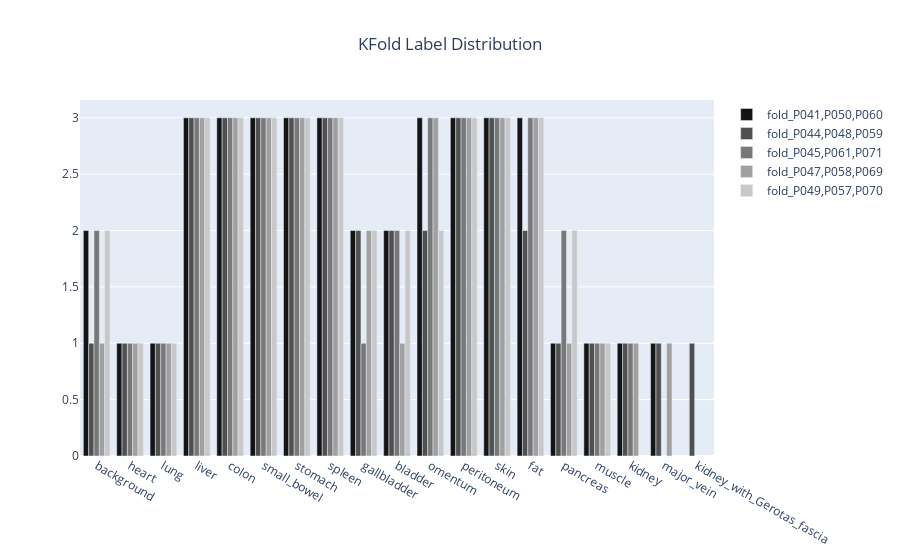

Source (notebook cell):
### Markdown cell above
In the end, we optimized three criteria to get a balanced label distribution:
- Each fold should have as many label classes as possible
- The number of pigs per label should be similar
- The number of images per label should be similar (has only a minor effect)

### Code cell
fig = go.Figure()
colors = ["rgb(20, 20, 20)", "rgb(80, 80, 80)", "rgb(120, 120, 120)", "rgb(160, 160, 160)", "rgb(200, 200, 200)"]

for color, split in zip(colors, df_folds_best.iloc[0]["splits"]):
    df_test = df.query("pig_index in @split")
    values = df_test.groupby("label_index")["subject_name"].nunique().values
    fold_name = "fold_" + ",".join(df_test["subject_name"].unique().tolist())
    fig.add_trace(go.Bar(x=settings_seg.labels, y=values, marker_color=color, name=fold_name))

fig.update_layout(title_x=0.5, title_text="KFold Label Distribution")
fig.show()

### Figure 1 — Plotly figure (JSON) as saved in the notebook; plotly's stock layout.template omitted (floating-point values rounded to 4 significant figures)
{"data": [{"marker": {"color": "rgb(20, 20, 20)"}, "name": "fold_P041,P050,P060", "type": "bar", "x": ["background", "heart", "lung", "liver", "colon", "small_bowel", "stomach", "spleen", "gallbladder", "bladder", "omentum", "peritoneum", "skin", "fat", "pancreas", "muscle", "kidney", "major_vein", "kidney_with_Gerotas_fascia"], "y": [2, 1, 1, 3, 3, 3, 3, 3, 2, 2, 3, 3, 3, 3, 1, 1, 1, 1]}, {"marker": {"color": "rgb(80, 80, 80)"}, "name": "fold_P044,P048,P059", "type": "bar", "x": ["background", "heart", "lung", "liver", "colon", "small_bowel", "stomach", "spleen", "gallbladder", "bladder", "omentum", "peritoneum", "skin", "fat", "pancreas", "muscle", "kidney", "major_vein", "kidney_with_Gerotas_fascia"], "y": [1, 1, 1, 3, 3, 3, 3, 3, 2, 2, 2, 3, 3, 2, 1, 1, 1, 1, 1]}, {"marker": {"color": "rgb(120, 120, 120)"}, "name": "fold_P045,P061,P071", "type": "bar", "x": ["background", "heart", "lung", "liver", "colon", "small_bowel", "stomach", "spleen", "gallbladder", "bladder", "omentum", "peritoneum", "skin", "fat", "pancreas", "muscle", "kidney", "major_vein", "kidney_with_Gerotas_fascia"], "y": [2, 1, 1, 3, 3, 3, 3, 3, 1, 2, 3, 3, 3, 3, 2, 1, 1]}, {"marker": {"color": "rgb(160, 160, 160)"}, "name": "fold_P047,P058,P069", "type": "bar", "x": ["background", "heart", "lung", "liver", "colon", "small_bowel", "stomach", "spleen", "gallbladder", "bladder", "omentum", "peritoneum", "skin", "fat", "pancreas", "muscle", "kidney", "major_vein", "kidney_with_Gerotas_fascia"], "y": [1, 1, 1, 3, 3, 3, 3, 3, 2, 1, 3, 3, 3, 3, 1, 1, 1, 1]}, {"marker": {"color": "rgb(200, 200, 200)"}, "name": "fold_P049,P057,P070", "type": "bar", "x": ["background", "heart", "lung", "liver", "colon", "small_bowel", "stomach", "spleen", "gallbladder", "bladder", "omentum", "peritoneum", "skin", "fat", "pancreas", "muscle", "kidney", "major_vein", "kidney_with_Gerotas_fascia"], "y": [2, 1, 1, 3, 3, 3, 3, 3, 2, 2, 2, 3, 3, 3, 2, 1]}], "layout": {"title": {"text": "KFold Label Distribution", "x": 0.5}}}
